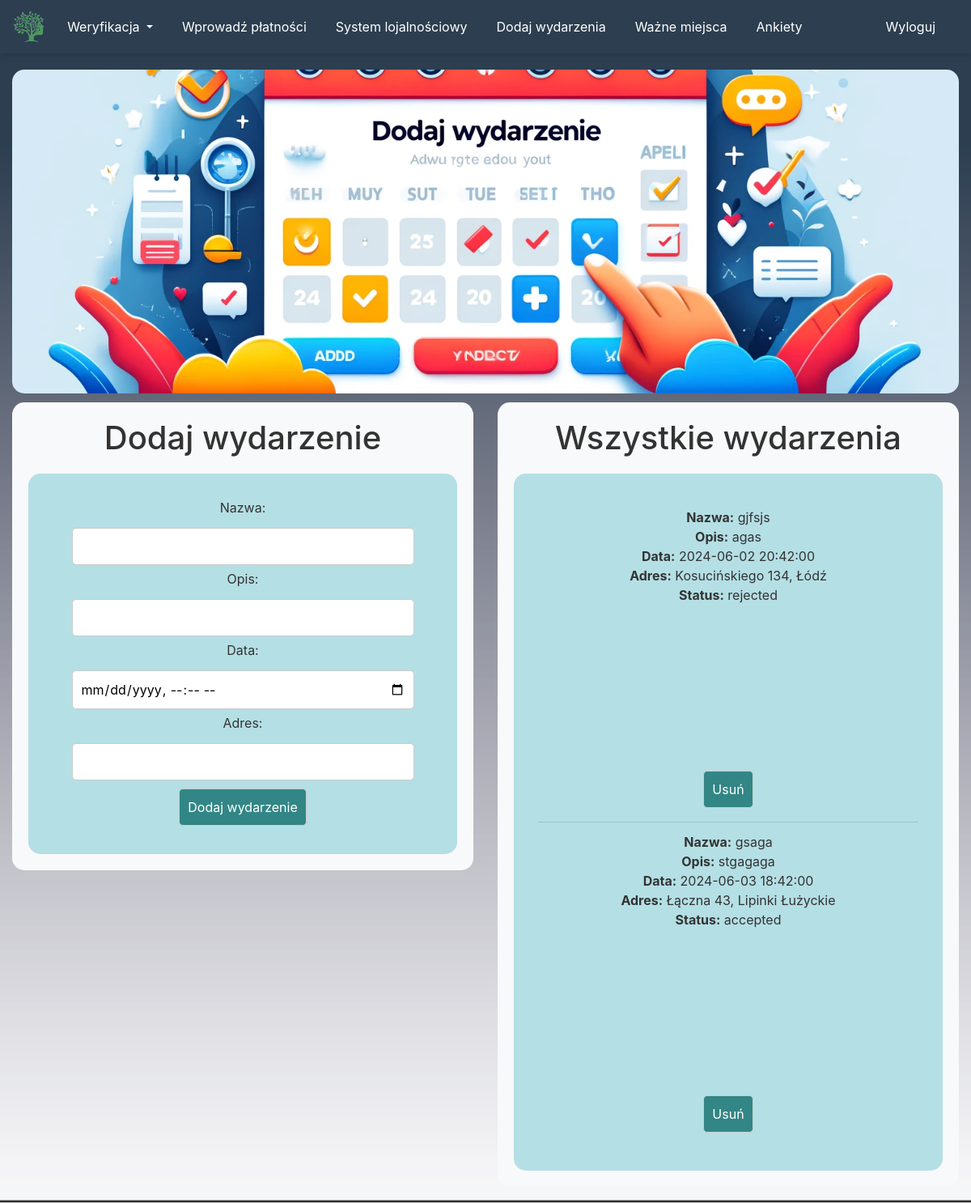
The page /events (signed in) on the database its author committed.
### website/models.py (models this page shows)
class Event(db.Model):
    id = db.Column(db.Integer, primary_key=True)
    data = db.Column(db.String(10000))
    date = db.Column(db.DateTime(timezone=True), default=func.now())
    place = db.Column(db.String(150))
    name = db.Column(db.String(150))
    status = db.Column(db.String(50), default='pending')
    user_id = db.Column(db.Integer, db.ForeignKey('user.id'))

### website/views.py (the view, shortened to what this page needs)
@views.route('/events', methods=['GET', 'POST'])
@login_required
def event():
    if current_user.role=="admin":
        user_events = Event.query.order_by(Event.date.asc()).all()
    else:
        user_events = Event.query.filter(Event.user_id == current_user.id, Event.date >= datetime.now()).order_by(Event.date.asc()).all()
    return render_template('events.html', user=current_user, user_events=user_events)

### website/templates/events.html (shortened to what this page needs)
{% extends "base.html" %}
{% block content %}
<div class="banner"></div>
<div class="row">
    <div class="col-md-6">
        <div class="container1">
            <h1 align="center">Dodaj wydarzenie</h1>
            <div class="container_event">
                <form method="POST">
                    <label for="name">Nazwa:</label><br>
                    <input type="text" id="name" name="name" required><br>
                    <label for="data">Opis:</label><br>
                    <input type="text" id="data" name="data" required><br>
                    <label for="date">Data:</label><br>
                    <input type="datetime-local" id="date" name="date" required><br>
                    <label for="place">Adres:</label><br>
                    <input type="text" id="place" name="place" required><br>
                    <button type="submit">Dodaj wydarzenie</button>
                </form>
            </div>
        </div>
    </div>
    <div class="col-md-6">
        <div class="container2">
            <h1 align="center">{% if current_user.role=="admin" %}Wszystkie wydarzenia{% else %}Moje wydarzenia{% endif %}</h1>
            <div class="container_event">
                <ul class="list-group list-group-flush" id="Events">
                    {% if user_events %}
                        {% for event in user_events %}
                            <li class="list-group-item">
                                <strong>Nazwa:</strong> {{ event.name }}<br>
                                <strong>Opis:</strong> {{ event.data }}<br>
                                <strong>Data:</strong> {{ event.date }}<br>
                                <strong>Adres:</strong> {{ event.place }}<br>
                                <strong>Status:</strong> {{ event.status }}<br>
                                <div id="map-{{ event.id }}" style="height: 200px;"></div>
                                <button type="button" onclick="deleteEvent({{ event.id }})">Usuń</button>
                            </li>
                        {% endfor %}
                    {% else %}
                        <p>Brak wydarzeń do wyświetlenia.</p>
                    {% endif %}
                </ul>
            </div>
        </div>
    </div>
</div>
{% endblock %}

### rows shown on the page
Event: name "gjfsjs", data "agas", date "2024-06-02 20:42:00", place "Kosucińskiego 134, Łódź", status "rejected"
Event: name "gsaga", data "stgagaga", date "2024-06-03 18:42:00", place "Łączna 43, Lipinki Łużyckie", status "accepted", {{ event.id }} 2 (drawn)
